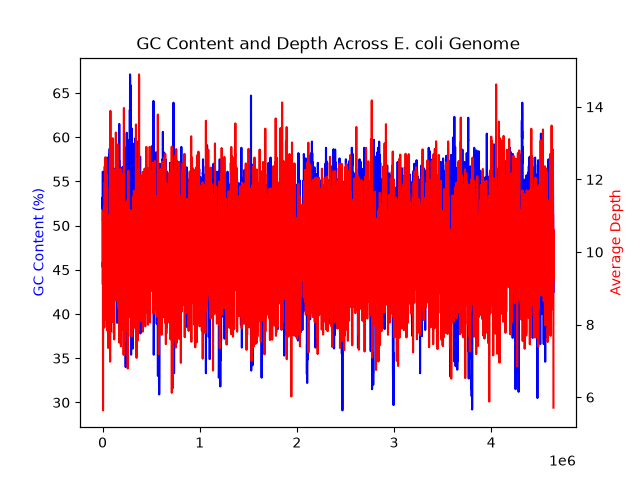

This chart was generated by the following Python code:
import pandas as pd
import numpy as np
import matplotlib.pyplot as plt

gc_df = pd.read_csv("gc_content.csv")
depth_df = pd.read_csv("depth.txt", sep="\t", names=["chrom","position", "depth"])
depth_df["window"] = depth_df["position"] // 1000
windowed_depth = depth_df.groupby("window")["depth"].mean()
gc_df["avg_depth"] = windowed_depth.values 
fig, ax1 = plt.subplots()

ax1.plot(gc_df["position"], gc_df["gc_content"], color="blue")
ax1.set_ylabel("GC Content (%)", color="blue")
ax2 = ax1.twinx()
ax2.plot(gc_df["position"], gc_df["avg_depth"], color="red")
ax2.set_ylabel("Average Depth", color="red")

plt.title("GC Content and Depth Across E. coli Genome")
plt.savefig("capstone_gc_depth.png")

print(windowed_depth.head())
print(depth_df.head())
print(gc_df.head())
